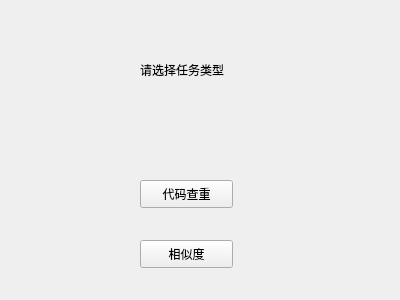
<?xml version="1.0" encoding="UTF-8"?>
<ui version="4.0">
 <class>Form</class>
 <widget class="QWidget" name="Form">
  <property name="geometry">
   <rect>
    <x>0</x>
    <y>0</y>
    <width>400</width>
    <height>300</height>
   </rect>
  </property>
  <property name="windowTitle">
   <string>Form</string>
  </property>
  <widget class="QLabel" name="label">
   <property name="geometry">
    <rect>
     <x>140</x>
     <y>60</y>
     <width>111</width>
     <height>20</height>
    </rect>
   </property>
   <property name="text">
    <string>请选择任务类型</string>
   </property>
   <property name="textFormat">
    <enum>Qt::RichText</enum>
   </property>
  </widget>
  <widget class="QPushButton" name="pushButton">
   <property name="geometry">
    <rect>
     <x>140</x>
     <y>180</y>
     <width>93</width>
     <height>28</height>
    </rect>
   </property>
   <property name="text">
    <string>代码查重</string>
   </property>
  </widget>
  <widget class="QPushButton" name="pushButton_2">
   <property name="geometry">
    <rect>
     <x>140</x>
     <y>240</y>
     <width>93</width>
     <height>28</height>
    </rect>
   </property>
   <property name="text">
    <string>相似度</string>
   </property>
  </widget>
 </widget>
 <resources/>
 <connections/>
</ui>
